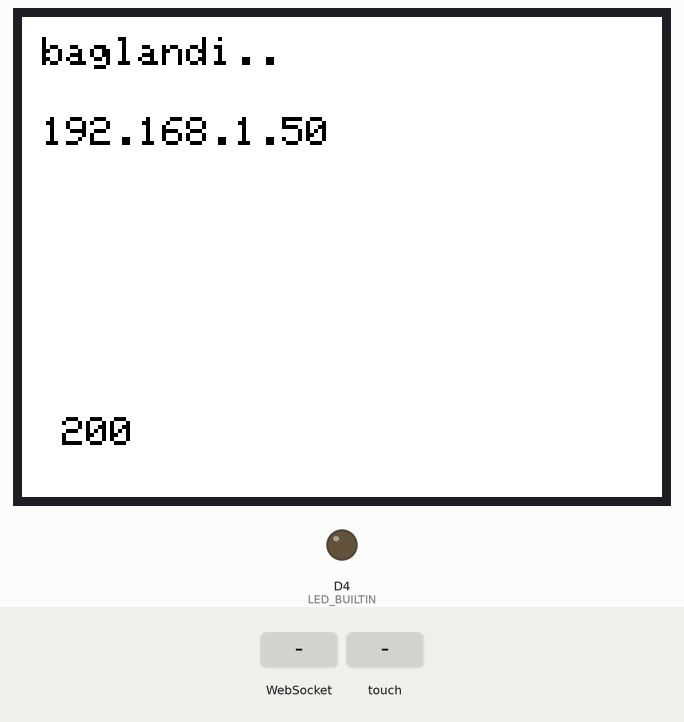
The sketch below on a simulated ESP8266 (Wemos D1 mini). On the bench: 320×240 colour display, output pins drawn as LEDs (lit = HIGH, except the on-board LED, lit = LOW). The test bench sets the inputs (shaded band). WiFi joins after 1.5 s; servers stay silent unless stated; storage starts empty; what the sketch prints to the serial monitor is not drawn.

Above: at 5.4 s.
5.5 s: WebSocket text "0" received
At 6.3 s:
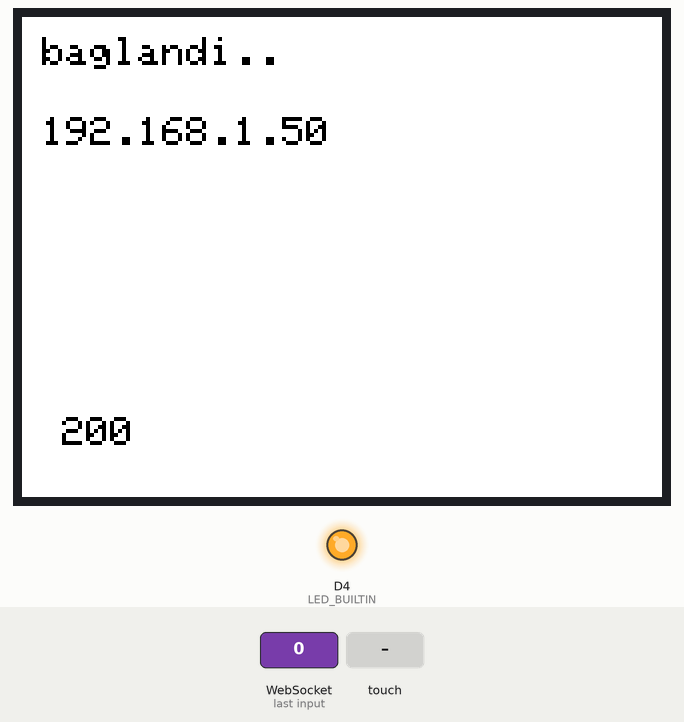
7.0 s: touch panel pressed at 13 % / 10 % of its raw x / y range
At 7.4 s:
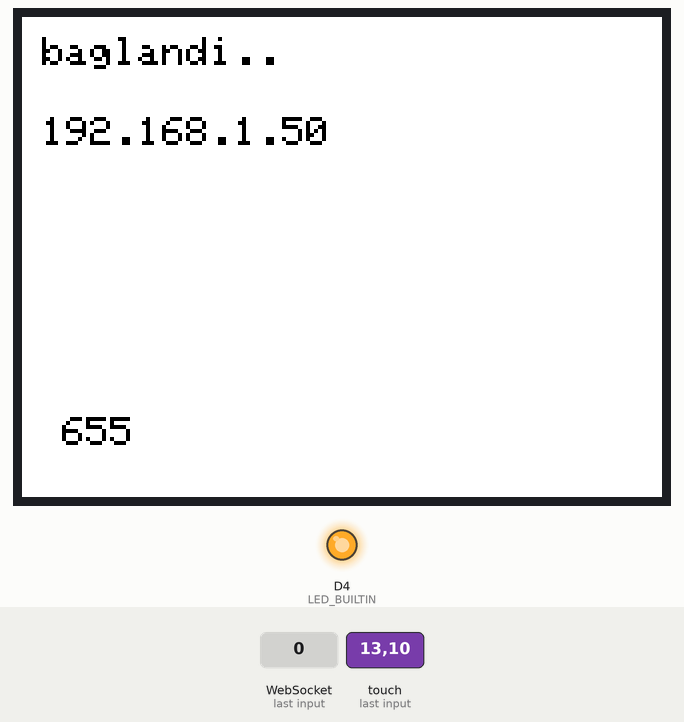
8.5 s: WebSocket text "1" received
At 9.7 s:
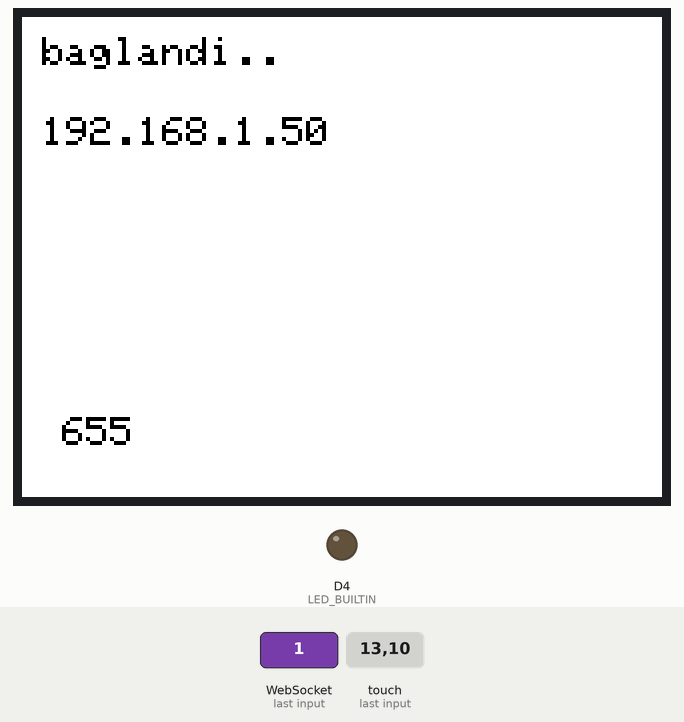
Timing chart, 0 to 11.5 s (numbered marks = the images above; inputs shaded):
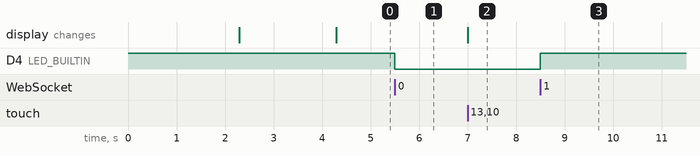

Measured:
- after the input at 5.5 s, D4 (LED_BUILTIN): HIGH → LOW at once
- after the input at 7.0 s, the display: changes at once (image 2)
- after the input at 8.5 s, D4 (LED_BUILTIN): LOW → HIGH at once

The sketch:

2020-05-03-1647_evde_tftlcd_websocket_deneme.ino
```cpp
#include <SPI.h>
#include <Adafruit_GFX.h>
#include <Adafruit_ILI9341.h>
//#include <Fonts/FreeSansOblique9pt7b.h>
#include <ESP8266HTTPClient.h>
#include <ESP8266WiFi.h>
#include <WiFiClient.h>
#include <ESP8266WebServer.h>

#include <WebSocketsServer.h>
#include <FS.h>
#include <XPT2046_Touchscreen.h>

////////////////////////////////////////////////////////////////
#define TIRQ_PIN  2
#define TFT_CS D0  //for D1 mini or TFT I2C Connector Shield (V1.1.0 or later)
#define TFT_DC D8  //for D1 mini or TFT I2C Connector Shield (V1.1.0 or later)
#define TFT_RST -1 //for D1 mini or TFT I2C Connector Shield (V1.1.0 or later)
#define TS_CS D3   //for D1 mini or TFT I2C Connector Shield (V1.1.0 or later)
Adafruit_ILI9341 tft = Adafruit_ILI9341(TFT_CS, TFT_DC, TFT_RST);
XPT2046_Touchscreen ts(TS_CS);
//////////////////////////////////////////////////////////
int rrrr=0;
//Enter your SSID and PASSWORD
const char* ssid = "NetMASTER Uydunet-E4B0";
const char* password = "mukerremcesur7106";

ESP8266WebServer server (80);
WebSocketsServer webSocket = WebSocketsServer(81);
WebSocketsServer webSocket2 = WebSocketsServer(82);

////////////////////////////
void setup(void){

  pinMode(LED_BUILTIN, OUTPUT);
  digitalWrite(LED_BUILTIN,HIGH);
  //////////////////////////////////////////
  tft.begin();
  tft.setRotation(1);
  tft.setTextWrap(false);//yenibilgi2019-12-11:yazi satiri doldurdugunda asagi gecmesin
  tft.setTextColor(0x0000,0xffff); tft.setTextSize(2);

  tft.fillRect(0,0, 320,120, 0xffff);
  tft.fillRect(0,120,320,240,0xffff );
///////////////////////////////////////////
  ts.begin();
  ts.setRotation(1);
  /////////////////////////////////////////
  //ESP.eraseConfig();//2019-12-19yeni esp zaman zaman wifi server uzerinden gerekli dosyalara tam bağlanamiyordu. bazen iyi bazen kotu idi. belki bu cozum olur.emin degilim
  Serial.begin(115200);
  SPIFFS.begin();
  if(SPIFFS.begin()){
     Serial.println("SPIFFS dosya sistemi aktif");
    //return;
  }

  File file2 = SPIFFS.open("/index.html", "r");
  if(file2){
    Serial.println("index.html acildi");
  }


  //WiFi.softAP(ssid, password);
 // IPAddress IP = WiFi.softAPIP();
WiFi.mode(WIFI_STA);
WiFi.begin(ssid, password);
while (WiFi.status() != WL_CONNECTED) {
Serial.print("Connecting..");
tft.setCursor(10, 10);tft.print("baglaniyor");
delay(1000);
}
tft.setCursor(10, 10);tft.println("baglandi..");
tft.setCursor(10, 50);tft.println(WiFi.localIP());

server.serveStatic("/", SPIFFS, "/index.html");
server.begin();
  delay(2000);
  Serial.println("setupbitti");
  webSocket.begin();
  webSocket.onEvent(webSocketEvent);
  webSocket2.begin();
  webSocket2.onEvent(webSocketEvent2);

}

void loop(void){

server.handleClient();
webSocket.loop();
webSocket2.loop();

String xekseni;
String yekseni;

  TS_Point p = ts.getPoint();
  xekseni=String(p.x);
  yekseni=String(p.y);
  webSocket.broadcastTXT(xekseni);
  webSocket2.broadcastTXT(yekseni);
  tft.setCursor(20, 200);tft.print(p.x);


}
void webSocketEvent(byte num, WStype_t type, uint8_t * payload, size_t length)
{
  if(type == WStype_TEXT)
  {
      if (payload[0] == '0')
      {
          digitalWrite(LED_BUILTIN, LOW);
          Serial.println("LED=off");
      }
      else if (payload[0] == '1')
      {
          digitalWrite(LED_BUILTIN, HIGH);
          Serial.println("LED=on");
      }
  }

  else
  {
    Serial.print("WStype = ");   Serial.println(type);
    Serial.print("WS payload = ");
    for(int i = 0; i < length; i++) { Serial.print((char) payload[i]); }
    Serial.println();

  }
}
void webSocketEvent2(byte num, WStype_t type, uint8_t * payload, size_t length)
{
  if(type == WStype_TEXT)
  {
      if (payload[0] == '0')
      {
          digitalWrite(LED_BUILTIN, LOW);
          Serial.println("LED=off");
      }
      else if (payload[0] == '1')
      {
          digitalWrite(LED_BUILTIN, HIGH);
          Serial.println("LED=on");
      }
  }

  else
  {
    Serial.print("WStype = ");   Serial.println(type);
    Serial.print("WS payload = ");
    for(int i = 0; i < length; i++) { Serial.print((char) payload[i]); }
    Serial.println();

  }
}
```
